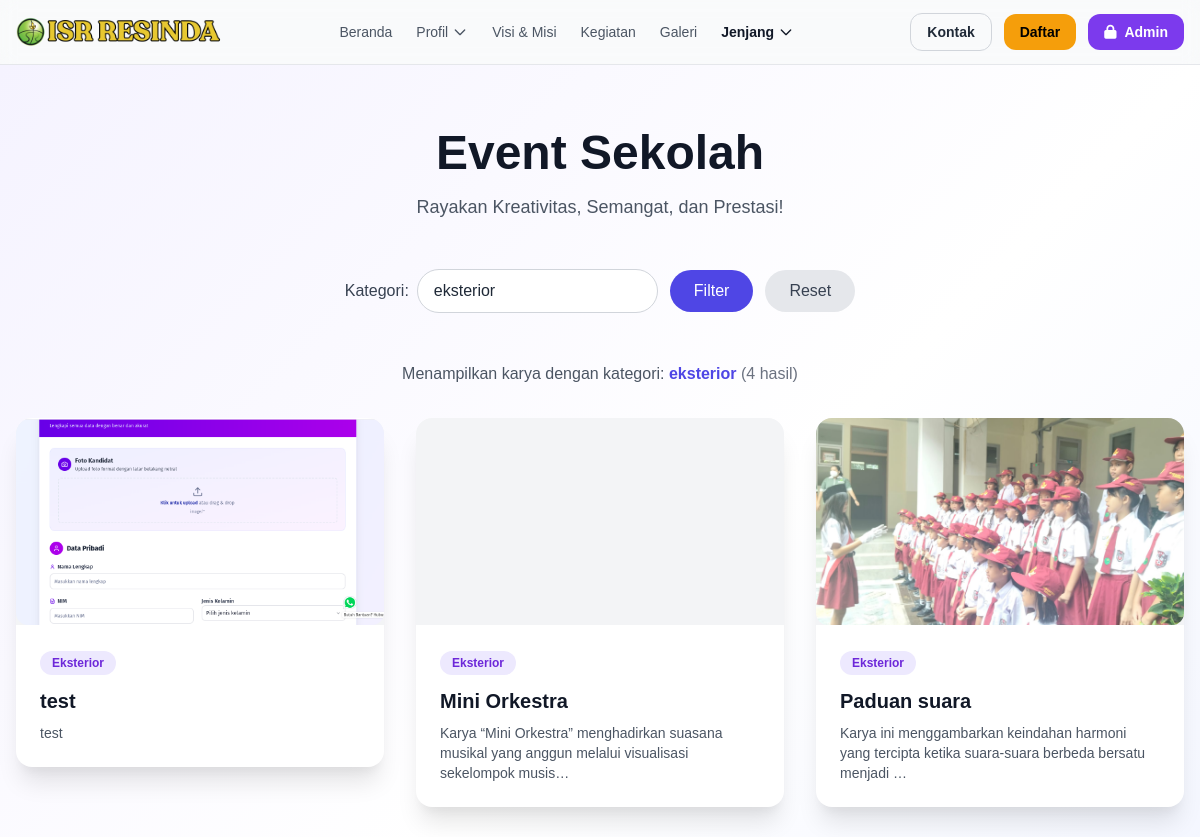
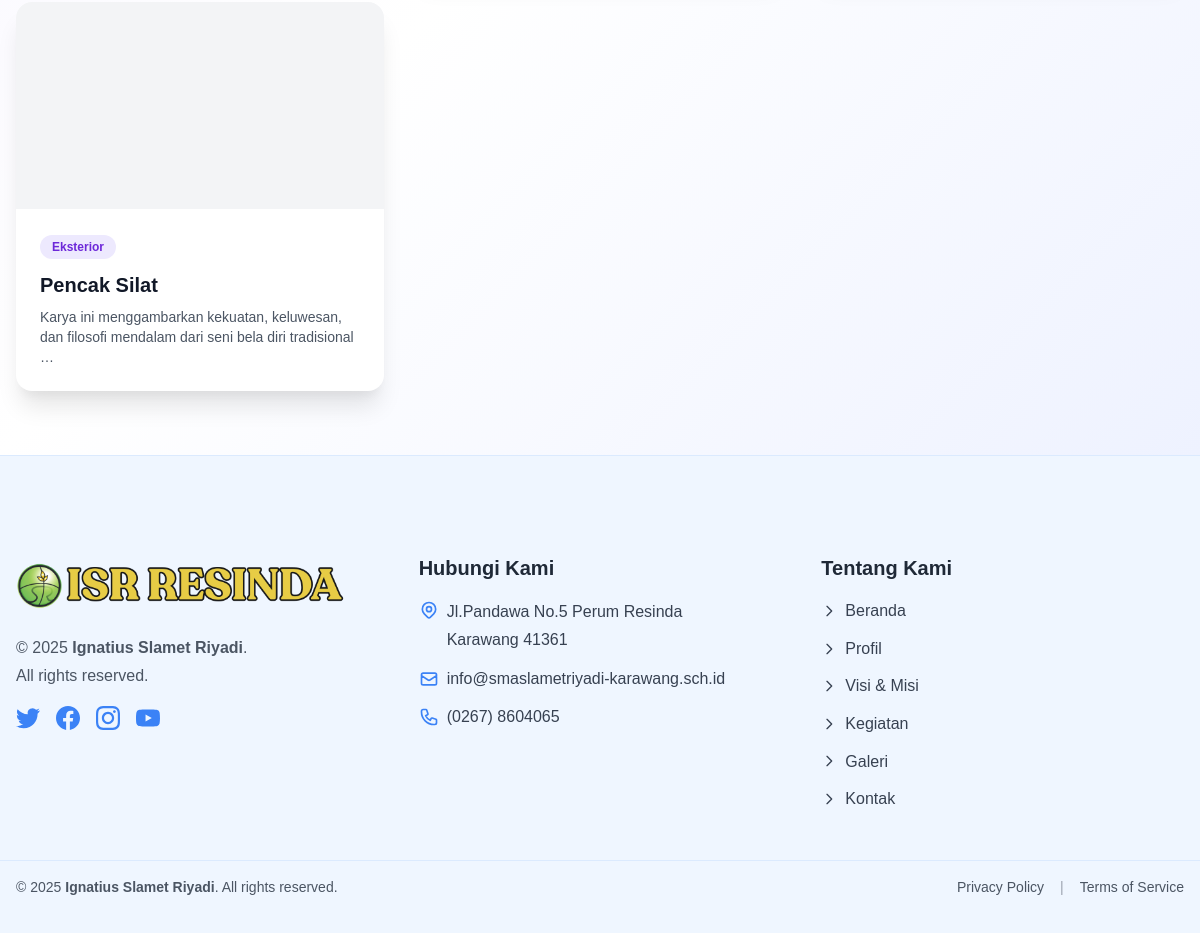
The page /render-art.php?cat=eksterior on the database its author committed (2 pictures, top to bottom).
### tables this page shows
CREATE TABLE `render_art` (
  `id` int(11) NOT NULL,
  `title` varchar(255) NOT NULL,
  `description` text DEFAULT NULL,
  `image_path` varchar(500) DEFAULT NULL,
  `category` enum('eksterior','interior','3d_modeling') NOT NULL DEFAULT 'eksterior',
  `status` enum('active','inactive') NOT NULL DEFAULT 'active',
  `created_by` int(11) DEFAULT NULL,
  `created_at` timestamp NULL DEFAULT current_timestamp(),
  `updated_at` timestamp NULL DEFAULT NULL ON UPDATE current_timestamp()
);

### includes/config.php (called while the page is built, shortened)
<?php
function url($path = '') {
  $path = ltrim((string)$path, '/');
  return BASE_URL . $path;
}

### render-art.php (the view, shortened to what this page needs)
<?php
require_once __DIR__ . '/includes/config.php';
include 'includes/header.php';
function h($s){ return htmlspecialchars((string)$s, ENT_QUOTES, 'UTF-8'); }
function getImageUrl($imagePath){
  return '/site/' . ltrim($imagePath, '/');
}
function excerpt($text, $len = 100){
  $text = (string)$text;
  $text = trim(preg_replace("/\s+/u", " ", $text));
  if (function_exists('mb_strimwidth')) {
    return mb_strimwidth($text, 0, $len, '…', 'UTF-8');
  }
  return strlen($text) > $len ? substr($text, 0, $len) . '…' : $text;
}
$db = (new Database())->getConnection();
$filter = isset($_GET['cat']) ? trim($_GET['cat']) : '';
$sql    = "SELECT * FROM render_art WHERE status = 'active'";
$params = [];
if (!empty($filter)) {
  $sql .= " AND LOWER(category) = LOWER(:cat)";
  $params[':cat'] = $filter;
}
$sql .= " ORDER BY created_at DESC, id DESC";
$stmt = $db->prepare($sql);
$stmt->execute($params);
$render_items = $stmt->fetchAll(PDO::FETCH_ASSOC);
$seen = [];
$render_items = array_values(array_filter($render_items, function($row) use (&$seen){
  $id = (int)($row['id'] ?? 0);
  if (!$id) return false;
  if (isset($seen[$id])) return false;
  $seen[$id] = true;
  return true;
}));
$colorMap = [
  'eksterior'   => ['text' => 'text-purple-700', 'bg' => 'bg-purple-100', 'label' => 'Eksterior'],
  'interior'    => ['text' => 'text-indigo-700', 'bg' => 'bg-indigo-100', 'label' => 'Interior'],
  '3d_modeling' => ['text' => 'text-blue-700',   'bg' => 'bg-blue-100',   'label' => '3D Modeling'],
];
?>
<section class="py-16 bg-gradient-to-br from-purple-50 via-white to-indigo-50">
  <div class="max-w-7xl mx-auto px-4">
    <div class="text-center mb-12">
      <h1 class="text-4xl md:text-5xl font-bold text-gray-900 mb-4">Event Sekolah</h1>
      <p class="text-lg text-gray-600 max-w-3xl mx-auto">
       Rayakan Kreativitas, Semangat, dan Prestasi!
      </p>
    </div>
    <div class="flex flex-wrap justify-center items-center gap-3 mb-12">
      <form method="GET" action="<?= url('render-art.php') ?>" class="flex flex-wrap items-center gap-3">
        <div class="flex items-center gap-2">
          <label for="category-input" class="text-gray-700 font-medium">Kategori:</label>
          <input
            type="text"
            id="category-input"
            name="cat"
            value="<?= h($filter) ?>"
            placeholder="Contoh: eksterior, interior, 3d_modeling"
            class="px-4 py-2 border border-gray-300 rounded-full focus:outline-none focus:ring-2 focus:ring-indigo-500 focus:border-transparent min-w-[300px]">
        </div>
        <button
          type="submit"
          class="px-6 py-2 bg-indigo-600 text-white rounded-full hover:bg-indigo-700 transition font-medium">
          Filter
        </button>
        <?php if (!empty($filter)): ?>
          <a
            href="<?= url('render-art.php') ?>"
            class="px-6 py-2 bg-gray-200 text-gray-700 rounded-full hover:bg-gray-300 transition font-medium">
            Reset
          </a>
        <?php endif; ?>
      </form>
    </div>
    <?php if (!empty($filter)): ?>
      <div class="text-center mb-8">
        <p class="text-gray-600">
          Menampilkan karya dengan kategori:
          <span class="font-semibold text-indigo-600"><?= h($filter) ?></span>
          <span class="text-gray-500">(<?= count($render_items) ?> hasil)</span>
        </p>
      </div>
    <?php endif; ?>
    <div class="grid grid-cols-1 md:grid-cols-2 lg:grid-cols-3 gap-8">
      <?php if (empty($render_items)): ?>
        <div class="col-span-3 text-center text-gray-500 py-12">
          <div class="text-6xl mb-4">🎨</div>
          <p class="text-xl font-medium">
            <?php if (!empty($filter)): ?>
              Tidak ada karya dengan kategori "<?= h($filter) ?>".
            <?php else: ?>
              Belum ada karya render yang tersedia.
            <?php endif; ?>
          </p>
          <p class="text-sm mt-2">Silakan cek kembali nanti atau hubungi kami untuk informasi lebih lanjut.</p>
        </div>
      <?php else: ?>
        <?php foreach ($render_items as $item): ?>
          <?php
            $id      = (int)($item['id'] ?? 0);
            $title   = $item['title'] ?? '';
            $desc    = $item['description'] ?? '';
            $catKey  = strtolower($item['category'] ?? '');
            $cat     = $colorMap[$catKey] ?? ['text'=>'text-gray-700','bg'=>'bg-gray-100','label'=>ucwords(str_replace('_',' ', $catKey ?: 'Umum'))];
            $imageUrl= getImageUrl($item['image_path'] ?? '');
          ?>
          <a href="<?= url('render-art-detail.php?id=' . rawurlencode($id)) ?>" class="block group">
            <div class="bg-white rounded-2xl shadow-xl overflow-hidden transition-all duration-300 group-hover:-translate-y-1 group-hover:shadow-2xl">
              <div class="relative w-full overflow-hidden bg-gray-100" style="aspect-ratio:16/9">
                <?php if (!empty($imageUrl)): ?>
                  <img
                    src="<?= h($imageUrl) ?>"
                    alt="<?= h($title) ?>"
                    class="absolute inset-0 w-full h-full object-cover transition-transform duration-500 group-hover:scale-105"
                    loading="lazy"
                    onerror="this.onerror=null; this.style.display='none';">
                <?php endif; ?>
              </div>
              <div class="p-6">
                <div class="mb-3">
                  <span class="inline-block px-3 py-1 rounded-full text-xs font-semibold <?= h($cat['text']) ?> <?= h($cat['bg']) ?>">
                    <?= h($cat['label']) ?>
                  </span>
                </div>
                <h3 class="text-xl font-bold text-gray-900 mb-2">
                  <?= h($title) ?>
                </h3>
                <?php if ($desc !== ''): ?>
                  <p class="text-gray-600 text-sm">
                    <?= h(excerpt($desc, 100)) ?>
                  </p>
                <?php endif; ?>
              </div>
            </div>
          </a>
        <?php endforeach; ?>
      <?php endif; ?>
    </div>
  </div>
</section>
<?php
include 'includes/footer.php';
?>

### assets/css/style.css (style rules this page uses)
* { margin: 0; padding: 0; box-sizing: border-box; font-family: 'Arial', sans-serif; }
body { background-color: #f5f5f5; color: #333; line-height: 1.6; }
img { max-width:100%;height:auto;border-radius:0.75rem }

### includes/header.php (style rules this page uses)
body { font-family:'Inter',system-ui,-apple-system,'Segoe UI',Roboto,Helvetica,Arial }

### rows shown on the page
render_art: image_path+title (picture), category "Eksterior", title "test", description "test"
render_art: category "Eksterior", title "Mini Orkestra", description "Karya “Mini Orkestra” menghadirkan suasana musikal yang anggun melalui visualisasi sekelompok musis…"
render_art: image_path (picture), category "Eksterior", title "Paduan suara", description "Karya ini menggambarkan keindahan harmoni yang tercipta ketika suara-suara berbeda bersatu menjadi …"
render_art: category "Eksterior", title "Pencak Silat", description "Karya ini menggambarkan kekuatan, keluwesan, dan filosofi mendalam dari seni bela diri tradisional …"

### other values the page prints
$filter "eksterior"
count($render_items) "4"
